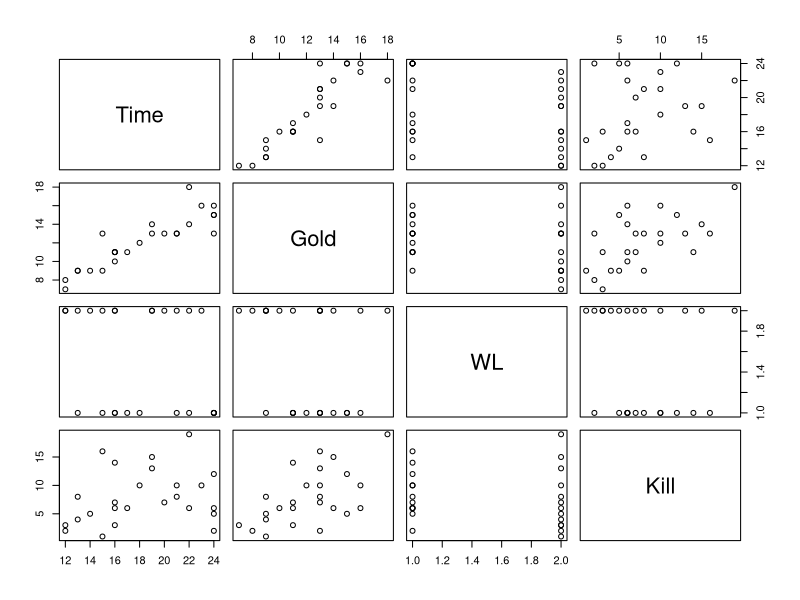
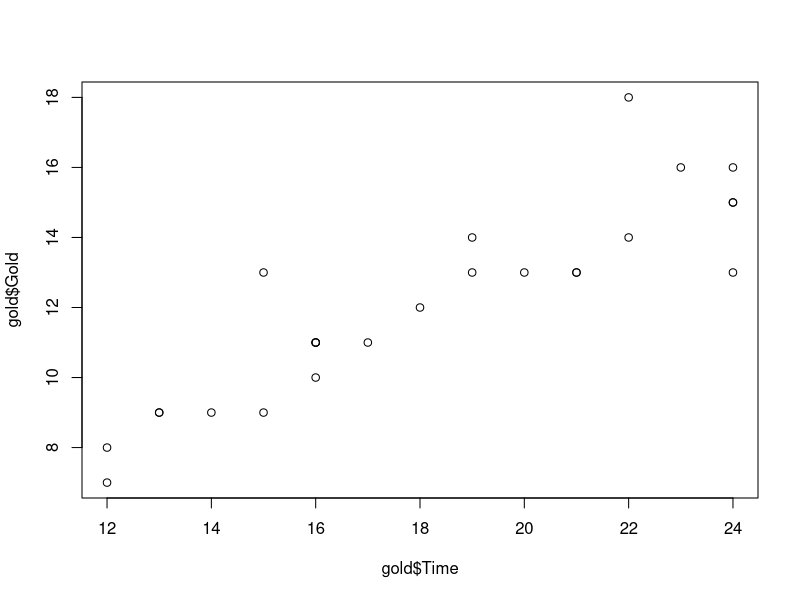
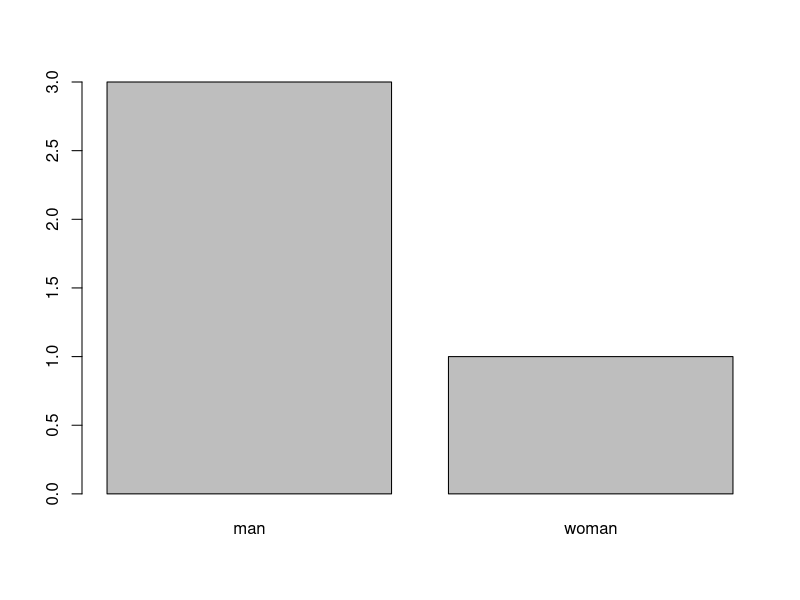
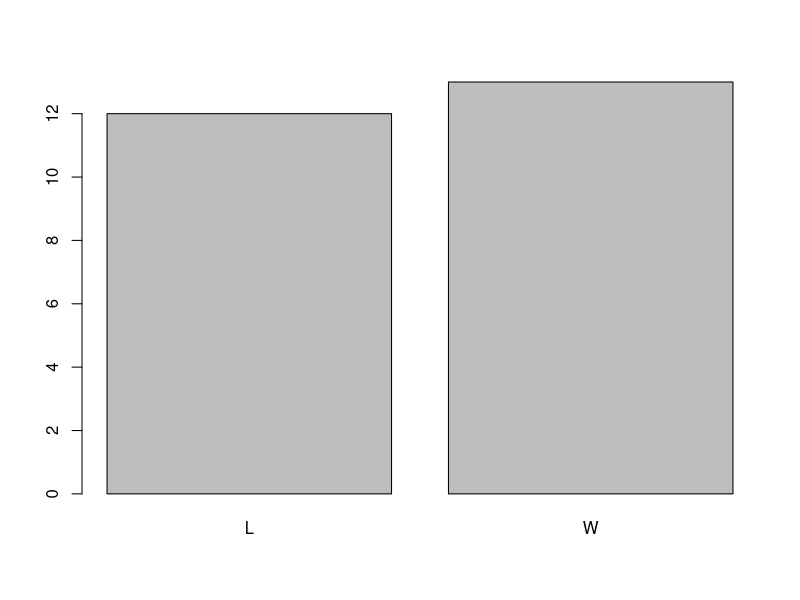
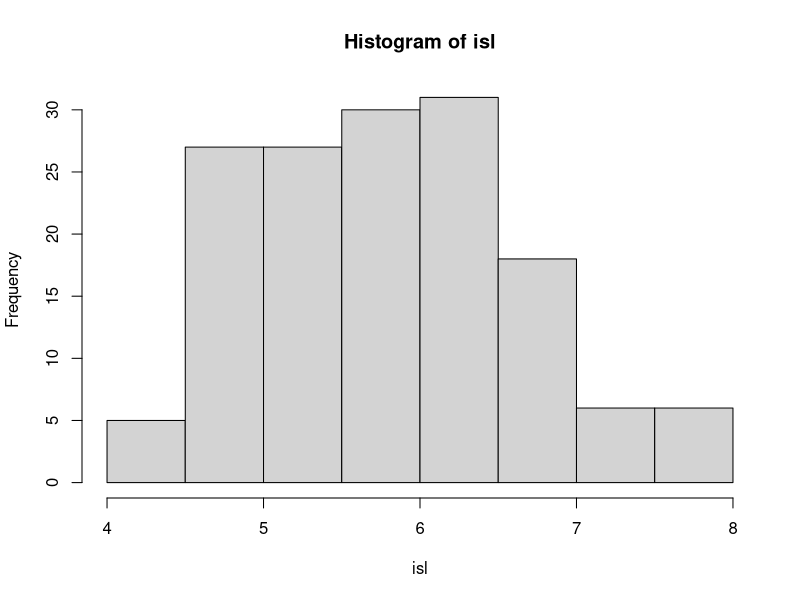
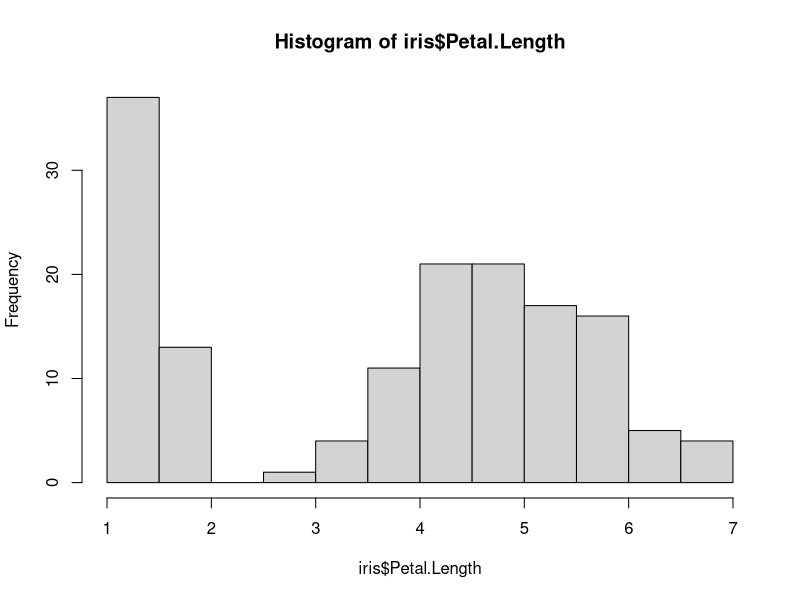

The R script that drew these images, in order: (Note: this script raises an error after producing the figures.)
var1<-2 #스칼라 데이터
head(iris)
iris$Sepal.Length
sum(iris$Sepal.Length)
iris$Sepal.Length[1]
iris$Sepal.Length[1:10]
sum(1:100)

num<-c(10,20,30)
num
sum(num)

sum(10,20,30,NA) #결측치가 있으면 계산 불가
sum(10,20,30,NA,na.rm=T) #결측치를 제거하고 계산

2==3
2>3
2==3|2<3
2!=3&2==3

#자료형 확인
is.numeric(iris$Sepal.Length) #변수가 숫자인지 확인
is.numeric(iris$Species)
is.integer(iris$Sepal.Length) #변수가 정수인지 확인
is.double(iris$Sepal.Length) #변수가 실수인지 확인
class(iris$Sepal.Length) #변수 타입 확인
is.data.frame(iris) #변수가 데이터 프레임인지 확인
class(iris$Species)
class(iris)
is.na(iris) #변수가 결측치인지 확인
sum(is.na(iris)) #결측치 개수 확인(true는 1, false는 0으로 처리)

str(iris) #자료구조 확인
gold=read.csv("gold.csv",header=T)
str(gold) 
plot(gold)
plot(gold$Time, gold$Gold)


num1<-c(1,2,3,"4")
num2<-as.numeric(num1) #정수로 변환
class(num2)

#factor: 숫자와 문자를 동시에 가지는 자료형
gender<-c("man", "woman", "man", "man")
class(gender)

#빈도수 확인
table(gender)

Ngender<-as.factor(gender)
Ngender
plot(Ngender)
str(Ngender)
table(as.factor(gold$WL))
plot(as.factor(gold$WL))


#날짜형
date1<-"2017/02/28"
date1
as.Date(date1,"%y/%m/%d")
as.Date("18/12/31", "%y/%m/%d")
as.Date("2018/12/31", "%Y/%m/%d") #연도가 4자리이면 대문자로 써야 함(Y2K)


#진짜 요일 데이터인지 확인하기
datas<-c("02/28/17", "02/29/17", "03/01/17")
datas
as.Date(datas, "%m/%d/%y") #2017년에는 2월 29일이 없기 때문에 NA 발생


#날짜 계산
mydates<-as.Date(c("2007-06-22", "2004-02-13"))
mydates
mydates[1]-mydates[2]


Sys.Date() #현재 날짜
class(Sys.Date())

Sys.Date()-as.Date("1998-06-19")


#Vector: 1차원 선형 자료 구조
#구성: 변수[첨자], 첨자는 1부터 시작
#동일한 자료형의 데이터만 저장 가능
#벡터 처리 함수: sum(), mean(), sd(), union(), var()
head(iris, 20)
iris$Sepal.Length
isl<-iris$Sepal.Length
isl
is.vector(isl)
max(isl)
min(isl)
max(isl)-min(isl)
max(iris$Petal.Length)-max(iris$Sepal.Length)
-mean(iris$Sepal.Length)+mean(iris$Petal.Length)
hist(isl)
hist(iris$Petal.Length)
ipl<-iris$Petal.Length
med(ipl)
median(ipl)
mean(ipl)
median(isl)
mean(ipl)
mean(isl)
range(isl) #최솟값과 최댓값

summary(lm(cars$dist~cars$speed))
sd(isl)

a<-c(1,1,3,4,5)
mean(a)
sd(a)
var(a)
sd(a)**2
sum(isl[c(1,10,11)])
a<-0
for (i in c(1:20,30,40)){
  a=a+ipl[i]
}
a
sum(ipl[c(1:20,30,40)])

x<-c(10,20,30,40,50)
x
y<-replace(x,c(2,4),c(200,400)) #replace(변경할 벡터, 변경할 index, 변경할 값)
y
z=seq(10,100,10,3)
z
sum(c(seq(1,10,2),1:10,50,60))
rep(1:3,3)
c(rep('red',4),'green')
rep(1:3,each=3)
sum(rep(seq(2,20,2),each=2))


x=c(1,3,5,7)
y=c(3,5)
union(x,y) #합집합
intersect(x,y) #교집합
setdiff(x,y) #차집합

sample(1:10,2) #중복을 허용하지 않는 난수
sample(1:10,10) #셔플
sample(1:45,6)
sort(sample(1:45,6)) #작은 것부터 크기 순으로 정렬

sort(intersect(isl,ipl))
help(sort)
length(sort(intersect(isl,ipl),decreasing=T))
sort(intersect(isl,ipl),decreasing=T) #내림차순 정렬
length(union(isl,ipl)) #isl, ipl에 중복 데이터가 많아서 발생하는 현상

age=c(30,35,40);age
names(age)=c("carlson","caruana","nakamura")
age

unique(isl) #중복되지 않은 값만 출력
length(unique(isl))
unique(iris$Species)

x=rep(c("a", "b", "c"),4)
x
match(x,"a") #벡터에 a가 있으면 1 출력
sum(match(x,"a"),na.rm=T)
table(match(x,"a"))
match(x,c("a","b"))
table(match(x,c("a","b")))

name=c("Apple", "Computer", "Samsung", "Communication")
grep("Co",name) #like 검색으로 index 출력
name[grep("Co",name)]
name[grep("om", name)]

a=1:500
a
a[10:(length(a)-5)]

a=10:50
a=a[-1] #1번째 값 지우기
a=a[-5]
a=a[-c(10,11,12)]
a

a=10:50
sum(a[seq(1,length(a),2)])

abs(max(a)-min(a))>3
